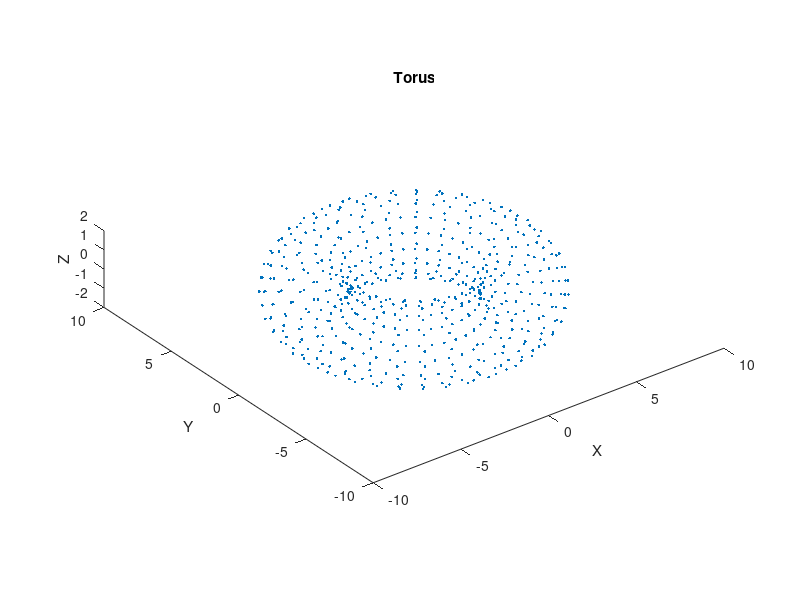

Write the MATLAB code that produced this figure.
R = 5;  % outer radius of the torus
r = 2;  % inner radius of the torus

p = 36;
t = 18;

phi = linspace(0,2*pi,p);   % partition as measured in the toroidal direction
theta = linspace(0,2*pi,t); % partition as measured in the poloidal direction 

torus = zeros(p*t,3);       % initializes torus array of zeros

m = 1;                      % initializes index for row element of torus array
for i = 1:p
    for j = 1:t
        torus(m,1) = (R+r.*cos(theta(j))).*cos(phi(i)); % updates the x component in the mth row of the torus array
        torus(m,2) = (R+r.*cos(theta(j))).*sin(phi(i)); % updates the y component in the mth row of the torus array
        torus(m,3) = r.*sin(theta(j));                  % updates the z component in the mth row of the torus array
        m = m + 1;
    end
end

% plot of the torus points
plot3(torus(:,1),torus(:,2),torus(:,3), 'linestyle', 'none', 'marker', '.')
daspect([1 1 1]);                       % sets the aspect ratio to 1:1:1
title('Torus');                         % titles the graph
xlabel('X');ylabel('Y');zlabel('Z');    % labels the axes